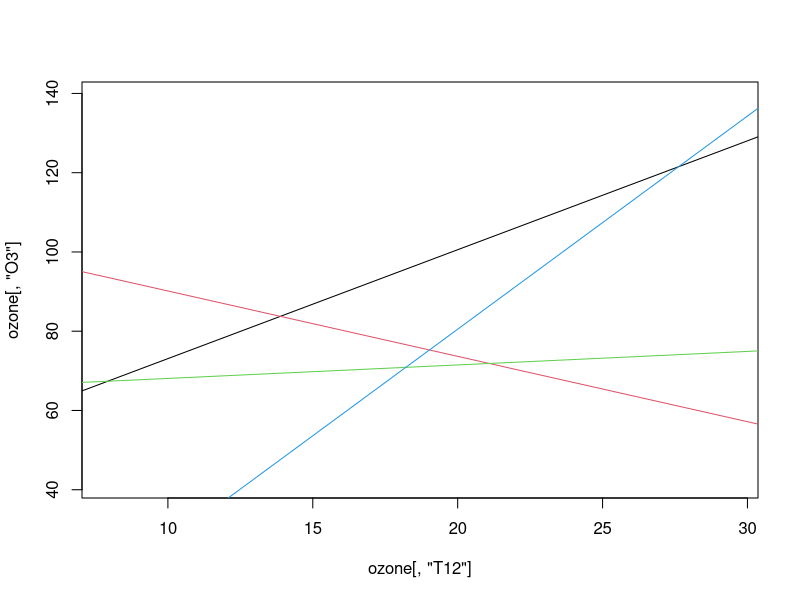
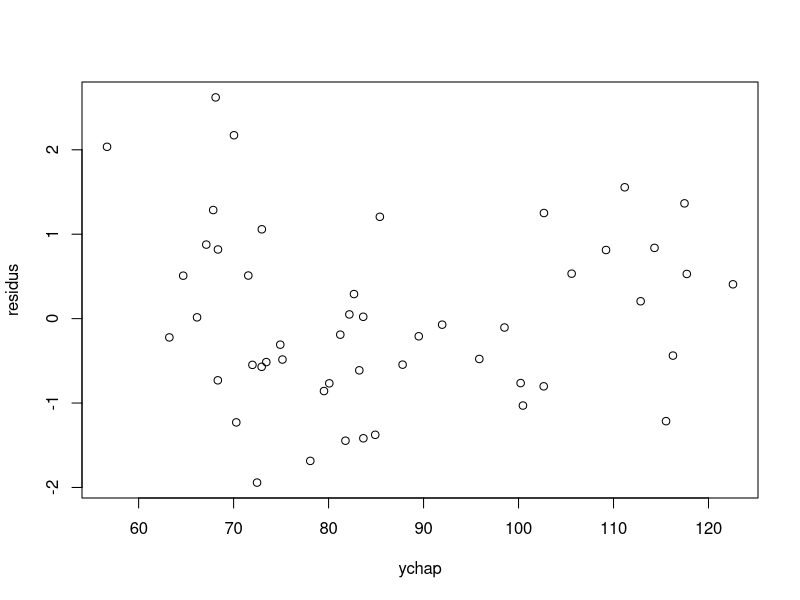

These charts were generated, in order, by the following R code: (Note: this script raises an error after producing the figures.)
############################################################
### L'ozone: ANCOVA
############################################################
### representation des donnees
ozone <- read.table("ozone.txt",header=T,sep=";")

### regression par secteur de vent
plot(ozone[,"T12"],ozone[,"O3"],pch=as.numeric(ozone[,"vent"]),col=as.numeric(ozone[,"vent"]))
a1 <- lm(O3~T12,data=ozone[ozone[,"vent"]=="EST",])
a2 <- lm(O3~T12,data=ozone[ozone[,"vent"]=="NORD",])
a3 <- lm(O3~T12,data=ozone[ozone[,"vent"]=="OUEST",])
a4 <- lm(O3~T12,data=ozone[ozone[,"vent"]=="SUD",])
abline(a1,col=1)
abline(a2,col=2)
abline(a3,col=3)
abline(a4,col=4)

### regression complet avec interaction
mod1b <- lm(formula = O3 ~ -1 + vent + T12:vent, data = ozone)
summary(mod1b)

### regression complet avec  constante + vent et interaction
mod1 <- lm(formula = O3 ~ vent + T12:vent, data = ozone)
summary(mod1)


### regression complet avec constante + vent et meme pente  (T12)
mod2 <- lm(formula = O3 ~ vent + T12, data = ozone)
### regression complet (sans constante) vent et meme pente (T12)
mod2b <- lm(formula = O3 ~ -1 + vent + T12, data = ozone)

### modèle avec une seule ordonnee à l'origine (pente differente: interaction)
mod3 <- lm(formula = O3 ~ vent:T12, data = ozone)

### test égalite des pentes
anova(mod2,mod1)

### test égalite des ordonnees à l'origine
anova(mod3,mod1)

### residus
plot(rstudent(mod2)~fitted(mod2),xlab="ychap",ylab="residus")
xyplot(rstudent(mod2)~fitted(mod2)|vent,data=ozone,ylab="residus")

############################################################
### La hauteur des eucalyptus ANCOVA
############################################################
eucalypt <- read.table("eucalyptus.txt",header=T,sep=";")
eucalypt[,"bloc"] <- as.factor(eucalypt[,"bloc"])
### modele complet
m.complet <- lm(ht~bloc-1+bloc:circ,data=eucalypt)

### modele avec meme pente
m.pente <- lm(ht~bloc-1+circ,data=eucalypt)


### modele avec meme ordonnee a l'origine
m.ordonne <- lm(ht~bloc:circ,data=eucalypt)

### egalite des pentes
anova(m.pente,m.complet)

### test égalite des ordonnees à l'origine
anova(m.ordonne,m.complet)

### modele avec meme ordonnee a l'origine et meme pente
m.simple <- lm(ht~circ,data=eucalypt)

### memes ordonnees a l'origine ou non ?
anova(m.simple,m.pente)

############################################################
### L'ozone: ANOVA 1
############################################################
plot(O3~vent,data=ozone)
### modele mi anova 1
mod1 <- lm(O3~vent-1,data=ozone)
summary(mod1)

### fonction anova
anova(mod1)

### modele avec contrainte
mod2 <- lm(O3~vent,data=ozone)
### tableau d'anova
anova(mod2)
### resume
summary(mod2)

### contraste treatment :
lm(O3~C(vent,treatment),data=ozone)
##ou 
lm(O3~vent,contrasts=list(vent="contr.treatment"), data = ozone)

### contraste treatment base 2e modalite
lm(O3~C(vent,base=2),data=ozone)

### contraste : orthogonalite
II <- length(levels(ozone$vent))
nI <- table(ozone$vent)
CONTRASTE<-matrix(rbind(diag(II-1),-nI[-II]/nI[II]),II,II-1)
mod3 <- lm(O3~C(vent,CONTRASTE),data=ozone)
anova(mod3)
summary(mod3)

### contraste : somme
mod4 <- lm(O3~C(vent,sum),data=ozone)
##ou
lm(O3~vent,contrasts=list(vent="contr.sum"), data = ozone)
anova(mod4)
summary(mod4)

### residus
library(lattice)
resid2 <- resid(mod2)
## boxplot par vent
plot(resid2~vent,data=ozone,ylab="residus")
## par secteur
plot(resid2~jitter(fitted(mod2)),xlab="ychap",ylab="residus")
xyplot(resid2~I(1:50)|vent,data=ozone,xlab="index",ylab="residus")
### qqplot
plot(mod2,which=2)


############################################################
### L'ozone: ANOVA 2
############################################################
###interaction ?
par(mfrow=c(2,1))
with(ozone,interaction.plot(vent,NEBU,O3,col=1:2))
with(ozone,interaction.plot(NEBU,vent,O3,col=1:4))

### effet nebulosite ?
mod1 <- lm(O3~vent+NEBU+vent:NEBU,data=ozone)
mod2 <- lm(O3~vent+NEBU,data=ozone)
anova(mod2,mod1)

### effet vent ?
mod3 <- lm(O3~vent,data=ozone)
anova(mod3,mod2)

## tout ensemble
anova(mod3,mod2,mod1)
